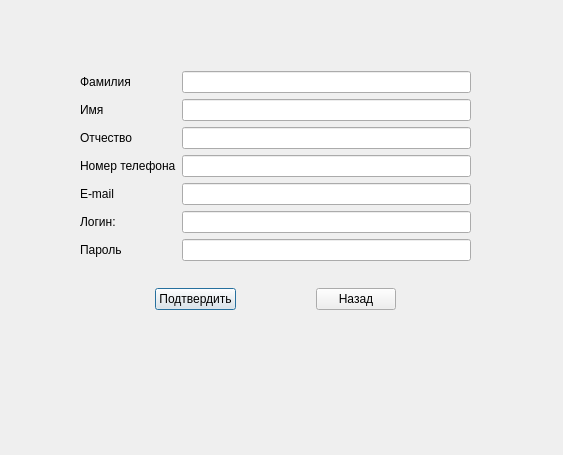
<?xml version="1.0" encoding="UTF-8"?>
<ui version="4.0">
 <class>registration</class>
 <widget class="QDialog" name="registration">
  <property name="geometry">
   <rect>
    <x>0</x>
    <y>0</y>
    <width>563</width>
    <height>455</height>
   </rect>
  </property>
  <property name="windowTitle">
   <string>Dialog</string>
  </property>
  <widget class="QWidget" name="">
   <property name="geometry">
    <rect>
     <x>80</x>
     <y>50</y>
     <width>391</width>
     <height>282</height>
    </rect>
   </property>
   <layout class="QVBoxLayout" name="verticalLayout_3">
    <item>
     <layout class="QHBoxLayout" name="horizontalLayout">
      <item>
       <layout class="QVBoxLayout" name="verticalLayout">
        <item>
         <widget class="QLabel" name="LoginLabel_2">
          <property name="text">
           <string>Фамилия</string>
          </property>
         </widget>
        </item>
        <item>
         <widget class="QLabel" name="LoginLabel">
          <property name="text">
           <string>Имя</string>
          </property>
         </widget>
        </item>
        <item>
         <widget class="QLabel" name="LoginLabel_3">
          <property name="text">
           <string>Отчество</string>
          </property>
         </widget>
        </item>
        <item>
         <widget class="QLabel" name="LoginLabel_6">
          <property name="text">
           <string>Номер телефона</string>
          </property>
         </widget>
        </item>
        <item>
         <widget class="QLabel" name="LoginLabel_7">
          <property name="text">
           <string>E-mail</string>
          </property>
         </widget>
        </item>
        <item>
         <widget class="QLabel" name="LoginLabel_4">
          <property name="text">
           <string>Логин:</string>
          </property>
         </widget>
        </item>
        <item>
         <widget class="QLabel" name="LoginLabel_5">
          <property name="text">
           <string>Пароль</string>
          </property>
         </widget>
        </item>
       </layout>
      </item>
      <item>
       <layout class="QVBoxLayout" name="verticalLayout_2">
        <item>
         <widget class="QLineEdit" name="surname_lineEdit"/>
        </item>
        <item>
         <widget class="QLineEdit" name="name_lineEdit"/>
        </item>
        <item>
         <widget class="QLineEdit" name="patronomyc_lineEdit"/>
        </item>
        <item>
         <widget class="QLineEdit" name="numberPhone_lineEdit"/>
        </item>
        <item>
         <widget class="QLineEdit" name="email_lineEdit"/>
        </item>
        <item>
         <widget class="QLineEdit" name="login_lineEdit"/>
        </item>
        <item>
         <widget class="QLineEdit" name="password_lineEdit"/>
        </item>
       </layout>
      </item>
     </layout>
    </item>
    <item>
     <layout class="QHBoxLayout" name="horizontalLayout_2">
      <item>
       <spacer name="horizontalSpacer">
        <property name="orientation">
         <enum>Qt::Horizontal</enum>
        </property>
        <property name="sizeHint" stdset="0">
         <size>
          <width>40</width>
          <height>20</height>
         </size>
        </property>
       </spacer>
      </item>
      <item>
       <widget class="QPushButton" name="pushButton">
        <property name="text">
         <string>Подтвердить</string>
        </property>
       </widget>
      </item>
      <item>
       <spacer name="horizontalSpacer_2">
        <property name="orientation">
         <enum>Qt::Horizontal</enum>
        </property>
        <property name="sizeHint" stdset="0">
         <size>
          <width>40</width>
          <height>20</height>
         </size>
        </property>
       </spacer>
      </item>
      <item>
       <widget class="QPushButton" name="pushButton_2">
        <property name="text">
         <string>Назад</string>
        </property>
       </widget>
      </item>
      <item>
       <spacer name="horizontalSpacer_3">
        <property name="orientation">
         <enum>Qt::Horizontal</enum>
        </property>
        <property name="sizeHint" stdset="0">
         <size>
          <width>40</width>
          <height>20</height>
         </size>
        </property>
       </spacer>
      </item>
     </layout>
    </item>
   </layout>
  </widget>
 </widget>
 <resources/>
 <connections/>
</ui>
